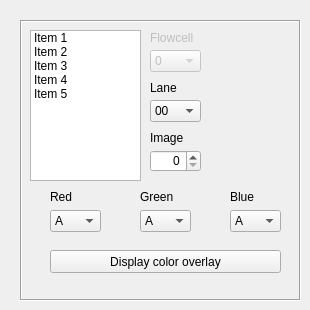
    <widget class="QWidget" name="tab_5">
     <attribute name="title">
      <string>Raw Images</string>
     </attribute>
     <widget class="QFrame" name="frame_2">
      <property name="geometry">
       <rect>
        <x>20</x>
        <y>20</y>
        <width>281</width>
        <height>281</height>
       </rect>
      </property>
      <property name="frameShape">
       <enum>QFrame::Box</enum>
      </property>
      <property name="frameShadow">
       <enum>QFrame::Sunken</enum>
      </property>
      <widget class="QListWidget" name="rawCycleList">
       <property name="geometry">
        <rect>
         <x>10</x>
         <y>10</y>
         <width>111</width>
         <height>151</height>
        </rect>
       </property>
       <item>
        <property name="text">
         <string>Item 1</string>
        </property>
       </item>
       <item>
        <property name="text">
         <string>Item 2</string>
        </property>
       </item>
       <item>
        <property name="text">
         <string>Item 3</string>
        </property>
       </item>
       <item>
        <property name="text">
         <string>Item 4</string>
        </property>
       </item>
       <item>
        <property name="text">
         <string>Item 5</string>
        </property>
       </item>
      </widget>
      <widget class="QLabel" name="label_4">
       <property name="enabled">
        <bool>false</bool>
       </property>
       <property name="geometry">
        <rect>
         <x>130</x>
         <y>10</y>
         <width>51</width>
         <height>16</height>
        </rect>
       </property>
       <property name="text">
        <string>Flowcell</string>
       </property>
      </widget>
      <widget class="QComboBox" name="rawFlowcell">
       <property name="enabled">
        <bool>false</bool>
       </property>
       <property name="geometry">
        <rect>
         <x>130</x>
         <y>30</y>
         <width>51</width>
         <height>22</height>
        </rect>
       </property>
       <item>
        <property name="text">
         <string>0</string>
        </property>
       </item>
       <item>
        <property name="text">
         <string>1</string>
        </property>
       </item>
      </widget>
      <widget class="QComboBox" name="rawLane">
       <property name="geometry">
        <rect>
         <x>130</x>
         <y>80</y>
         <width>51</width>
         <height>22</height>
        </rect>
       </property>
       <item>
        <property name="text">
         <string>00</string>
        </property>
       </item>
       <item>
        <property name="text">
         <string>01</string>
        </property>
       </item>
       <item>
        <property name="text">
         <string>02</string>
        </property>
       </item>
       <item>
        <property name="text">
         <string>03</string>
        </property>
       </item>
       <item>
        <property name="text">
         <string>04</string>
        </property>
       </item>
       <item>
        <property name="text">
         <string>05</string>
        </property>
       </item>
       <item>
        <property name="text">
         <string>06</string>
        </property>
       </item>
       <item>
        <property name="text">
         <string>07</string>
        </property>
       </item>
      </widget>
      <widget class="QComboBox" name="rawRed">
       <property name="geometry">
        <rect>
         <x>30</x>
         <y>190</y>
         <width>51</width>
         <height>22</height>
        </rect>
       </property>
       <item>
        <property name="text">
         <string>A</string>
        </property>
       </item>
       <item>
        <property name="text">
         <string>C</string>
        </property>
       </item>
       <item>
        <property name="text">
         <string>G</string>
        </property>
       </item>
       <item>
        <property name="text">
         <string>T</string>
        </property>
       </item>
       <item>
        <property name="text">
         <string>None</string>
        </property>
       </item>
      </widget>
      <widget class="QComboBox" name="rawGreen">
       <property name="geometry">
        <rect>
         <x>120</x>
         <y>190</y>
         <width>51</width>
         <height>22</height>
        </rect>
       </property>
       <item>
        <property name="text">
         <string>A</string>
        </property>
       </item>
       <item>
        <property name="text">
         <string>C</string>
        </property>
       </item>
       <item>
        <property name="text">
         <string>G</string>
        </property>
       </item>
       <item>
        <property name="text">
         <string>T</string>
        </property>
       </item>
       <item>
        <property name="text">
         <string>None</string>
        </property>
       </item>
      </widget>
      <widget class="QComboBox" name="rawBlue">
       <property name="geometry">
        <rect>
         <x>210</x>
         <y>190</y>
         <width>51</width>
         <height>22</height>
        </rect>
       </property>
       <item>
        <property name="text">
         <string>A</string>
        </property>
       </item>
       <item>
        <property name="text">
         <string>C</string>
        </property>
       </item>
       <item>
        <property name="text">
         <string>G</string>
        </property>
       </item>
       <item>
        <property name="text">
         <string>T</string>
        </property>
       </item>
       <item>
        <property name="text">
         <string>None</string>
        </property>
       </item>
      </widget>
      <widget class="QLabel" name="label_6">
       <property name="geometry">
        <rect>
         <x>130</x>
         <y>60</y>
         <width>46</width>
         <height>16</height>
        </rect>
       </property>
       <property name="text">
        <string>Lane</string>
       </property>
      </widget>
      <widget class="QLabel" name="label_13">
       <property name="geometry">
        <rect>
         <x>130</x>
         <y>110</y>
         <width>46</width>
         <height>16</height>
        </rect>
       </property>
       <property name="text">
        <string>Image</string>
       </property>
      </widget>
      <widget class="QSpinBox" name="rawImage">
       <property name="geometry">
        <rect>
         <x>130</x>
         <y>130</y>
         <width>51</width>
         <height>22</height>
        </rect>
       </property>
       <property name="alignment">
        <set>Qt::AlignRight|Qt::AlignTrailing|Qt::AlignVCenter</set>
       </property>
       <property name="maximum">
        <number>9999</number>
       </property>
      </widget>
      <widget class="QLabel" name="label_14">
       <property name="geometry">
        <rect>
         <x>30</x>
         <y>170</y>
         <width>46</width>
         <height>14</height>
        </rect>
       </property>
       <property name="text">
        <string>Red</string>
       </property>
      </widget>
      <widget class="QLabel" name="label_15">
       <property name="geometry">
        <rect>
         <x>120</x>
         <y>170</y>
         <width>46</width>
         <height>14</height>
        </rect>
       </property>
       <property name="text">
        <string>Green</string>
       </property>
      </widget>
      <widget class="QLabel" name="label_16">
       <property name="geometry">
        <rect>
         <x>210</x>
         <y>170</y>
         <width>46</width>
         <height>14</height>
        </rect>
       </property>
       <property name="text">
        <string>Blue</string>
       </property>
      </widget>
      <widget class="QPushButton" name="rawDisplay">
       <property name="geometry">
        <rect>
         <x>30</x>
         <y>230</y>
         <width>231</width>
         <height>23</height>
        </rect>
       </property>
       <property name="text">
        <string>Display color overlay</string>
       </property>
      </widget>
     </widget>
    </widget>
